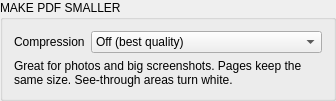
 <widget class="QGroupBox" name="groupBox_compression">
  <property name="sizePolicy">
   <sizepolicy hsizetype="Preferred" vsizetype="Fixed">
    <horstretch>0</horstretch>
    <verstretch>0</verstretch>
   </sizepolicy>
  </property>
  <property name="title">
   <string>MAKE PDF SMALLER</string>
  </property>
  <layout class="QVBoxLayout" name="verticalLayout_compression">
   <item>
    <layout class="QGridLayout" name="gridLayout_compression">
     <item row="0" column="0">
      <widget class="QLabel" name="label_compression">
       <property name="text">
        <string>Compression</string>
       </property>
      </widget>
     </item>
     <item row="0" column="1">
      <widget class="QComboBox" name="compression">
       <property name="toolTip">
        <string>Makes the PDF file smaller. Higher settings give smaller files with slightly lower picture quality.</string>
       </property>
       <item>
        <property name="text">
         <string>Off (best quality)</string>
        </property>
       </item>
       <item>
        <property name="text">
         <string>Low (high quality, a bit smaller)</string>
        </property>
       </item>
       <item>
        <property name="text">
         <string>Medium (good quality, much smaller)</string>
        </property>
       </item>
       <item>
        <property name="text">
         <string>High (smallest file)</string>
        </property>
       </item>
      </widget>
     </item>
     <item row="1" column="0" colspan="2">
      <widget class="QLabel" name="compression_info">
       <property name="text">
        <string>Great for photos and big screenshots. Pages keep the same size. See-through areas turn white.</string>
       </property>
       <property name="wordWrap">
        <bool>true</bool>
       </property>
      </widget>
     </item>
    </layout>
   </item>
  </layout>
 </widget>
